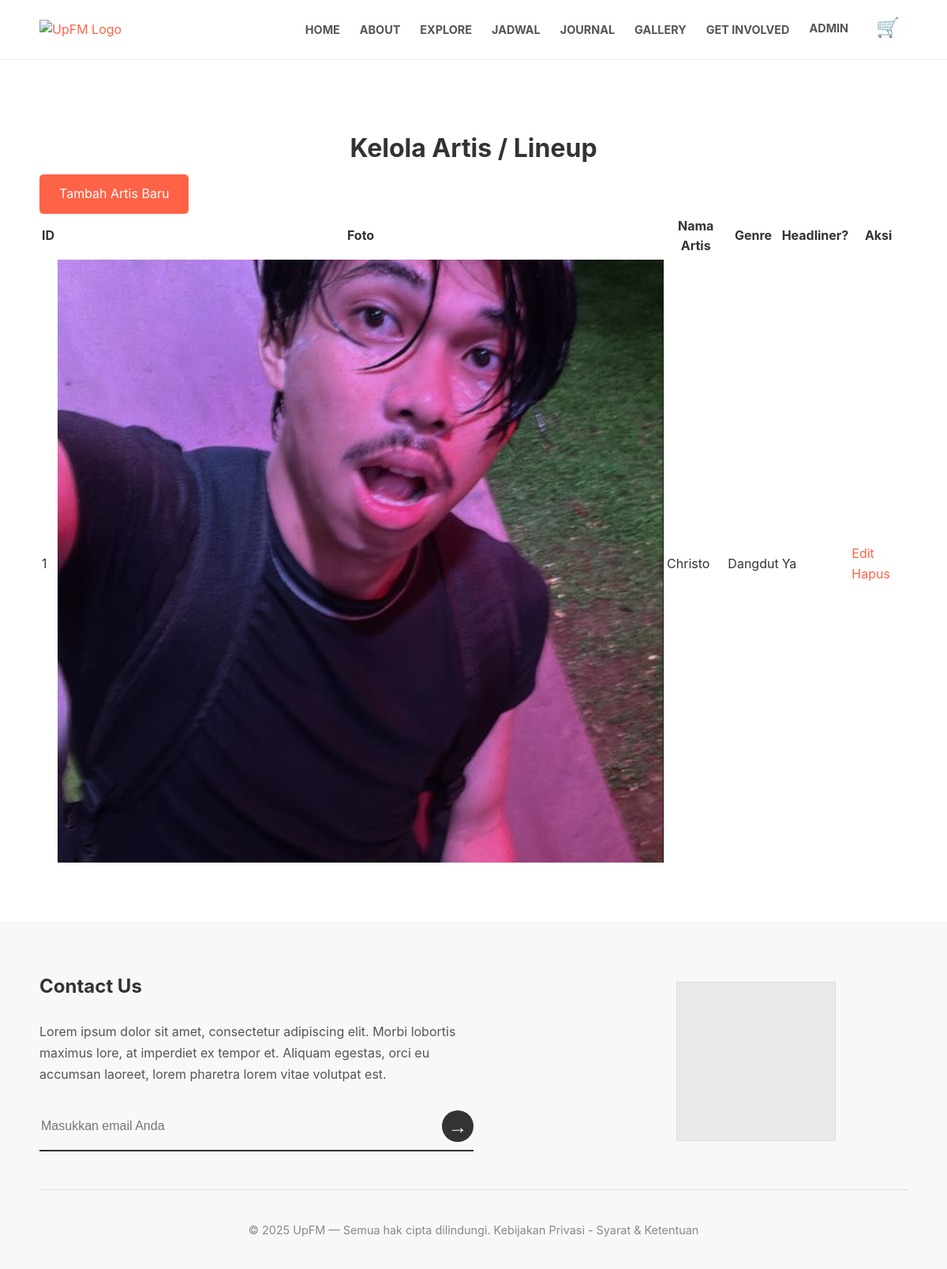
The page /admin/kelola_artis.php (signed in) on the database its author committed.
### tables this page shows
CREATE TABLE `artists` (
  `id` int(11) NOT NULL,
  `name` varchar(255) NOT NULL,
  `genre` varchar(100) DEFAULT NULL,
  `image_url` varchar(255) DEFAULT 'default_artist.jpg',
  `description` text DEFAULT NULL,
  `is_headliner` tinyint(1) NOT NULL DEFAULT 0
);

### admin/kelola_artis.php (the view, shortened to what this page needs)
<?php
require_once '../includes/db.php';
$artists = $conn->query("SELECT * FROM artists ORDER BY name ASC")->fetch_all(MYSQLI_ASSOC);
require_once '../includes/header.php';
?>
<div class="container page-container">
    <div class="admin-header">
        <h1 class="page-main-title">Kelola Artis / Lineup</h1>
        <a href="edit_artis.php" class="btn-standard">Tambah Artis Baru</a>
    </div>
    <table class="admin-table">
        <thead>
            <tr>
                <th>ID</th>
                <th>Foto</th>
                <th>Nama Artis</th>
                <th>Genre</th>
                <th>Headliner?</th>
                <th>Aksi</th>
            </tr>
        </thead>
        <tbody>
            <?php if (!empty($artists)): ?>
                <?php foreach ($artists as $artist): ?>
                    <tr>
                        <td><?php echo $artist['id']; ?></td>
                        <td>
                            <img src="/upfm_web/assets/images/artists/<?php echo htmlspecialchars($artist['image_url'] ?: 'default.jpg'); ?>" alt="" class="table-thumbnail">
                        </td>
                        <td><?php echo htmlspecialchars($artist['name']); ?></td>
                        <td><?php echo htmlspecialchars($artist['genre']); ?></td>
                        <td><?php echo $artist['is_headliner'] ? 'Ya' : 'Tidak'; ?></td>
                        <td class="table-actions">
                            <a href="edit_artis.php?id=<?php echo $artist['id']; ?>" class="btn-edit">Edit</a>
                            <a href="kelola_artis.php?action=hapus&id=<?php echo $artist['id']; ?>" class="btn-delete" onclick="return confirm('Anda yakin ingin menghapus artis ini?');">Hapus</a>
                        </td>
                    </tr>
                <?php endforeach; ?>
            <?php else: ?>
                <tr>
                    <td colspan="6">Belum ada data artis. Silakan tambah baru.</td>
                </tr>
            <?php endif; ?>
        </tbody>
    </table>
</div>
<?php
require_once '../includes/footer.php';
?>

### assets/css/style.css (style rules this page uses)
:root { --primary-color: #ff6347; --dark-color: #333; --light-gray: #f8f8f8; --placeholder-gray: #e9e9e9; --text-color: #555; }
body { font-family: -apple-system, BlinkMacSystemFont, "Segoe UI", Roboto, Helvetica, Arial, sans-serif; margin: 0; background: #fff; color: var(--dark-color); line-height: 1.6; }
.container { max-width: 1100px; margin: 0 auto; padding: 0 20px; }
h1, h2, h3 { font-weight: bold; }
a { color: var(--primary-color); text-decoration: none; }
.page-container { padding-top: 4rem; padding-bottom: 4rem; }
.page-main-title { text-align: center; font-size: 2rem; margin-bottom: 0.5rem; }
.btn-standard { display: inline-block; padding: 12px 25px; background: var(--primary-color); color: white; border: none; border-radius: 5px; font-size: 1rem; cursor: pointer; text-align: center; transition: background-color 0.2s ease; }

### rows shown on the page
artists: id "1", image_url (picture), name "Christo", genre "Dangdut", is_headliner "Ya"

### other values the page prints
$_SESSION['user_name'] "ADMIN"
